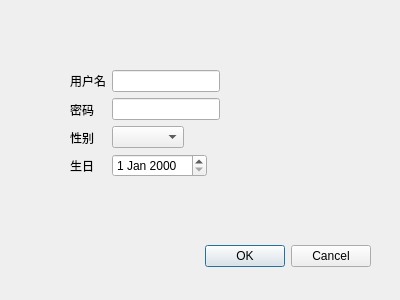
<?xml version="1.0" encoding="UTF-8"?>
<ui version="4.0">
 <class>Register</class>
 <widget class="QDialog" name="Register">
  <property name="geometry">
   <rect>
    <x>0</x>
    <y>0</y>
    <width>400</width>
    <height>300</height>
   </rect>
  </property>
  <property name="windowTitle">
   <string>Dialog</string>
  </property>
  <widget class="QDialogButtonBox" name="buttonBox">
   <property name="geometry">
    <rect>
     <x>30</x>
     <y>240</y>
     <width>341</width>
     <height>32</height>
    </rect>
   </property>
   <property name="orientation">
    <enum>Qt::Horizontal</enum>
   </property>
   <property name="standardButtons">
    <set>QDialogButtonBox::Cancel|QDialogButtonBox::Ok</set>
   </property>
  </widget>
  <widget class="QWidget" name="">
   <property name="geometry">
    <rect>
     <x>70</x>
     <y>70</y>
     <width>241</width>
     <height>171</height>
    </rect>
   </property>
   <layout class="QFormLayout" name="formLayout_2">
    <item row="0" column="0">
     <layout class="QVBoxLayout" name="verticalLayout">
      <item>
       <widget class="QLabel" name="label">
        <property name="text">
         <string>用户名</string>
        </property>
       </widget>
      </item>
      <item>
       <widget class="QLabel" name="label_2">
        <property name="text">
         <string>密码</string>
        </property>
       </widget>
      </item>
      <item>
       <widget class="QLabel" name="label_3">
        <property name="text">
         <string>性别</string>
        </property>
       </widget>
      </item>
      <item>
       <widget class="QLabel" name="label_4">
        <property name="text">
         <string>生日</string>
        </property>
       </widget>
      </item>
     </layout>
    </item>
    <item row="0" column="1">
     <layout class="QFormLayout" name="formLayout">
      <item row="0" column="0">
       <widget class="QLineEdit" name="lineEdit"/>
      </item>
      <item row="1" column="0">
       <widget class="QLineEdit" name="lineEdit_2"/>
      </item>
      <item row="2" column="0">
       <widget class="QComboBox" name="comboBox"/>
      </item>
      <item row="3" column="0">
       <widget class="QDateEdit" name="dateEdit"/>
      </item>
     </layout>
    </item>
   </layout>
  </widget>
 </widget>
 <tabstops>
  <tabstop>lineEdit</tabstop>
  <tabstop>lineEdit_2</tabstop>
  <tabstop>comboBox</tabstop>
  <tabstop>dateEdit</tabstop>
 </tabstops>
 <resources/>
 <connections>
  <connection>
   <sender>buttonBox</sender>
   <signal>accepted()</signal>
   <receiver>Register</receiver>
   <slot>accept()</slot>
   <hints>
    <hint type="sourcelabel">
     <x>248</x>
     <y>254</y>
    </hint>
    <hint type="destinationlabel">
     <x>157</x>
     <y>274</y>
    </hint>
   </hints>
  </connection>
  <connection>
   <sender>buttonBox</sender>
   <signal>rejected()</signal>
   <receiver>Register</receiver>
   <slot>reject()</slot>
   <hints>
    <hint type="sourcelabel">
     <x>316</x>
     <y>260</y>
    </hint>
    <hint type="destinationlabel">
     <x>286</x>
     <y>274</y>
    </hint>
   </hints>
  </connection>
 </connections>
</ui>
